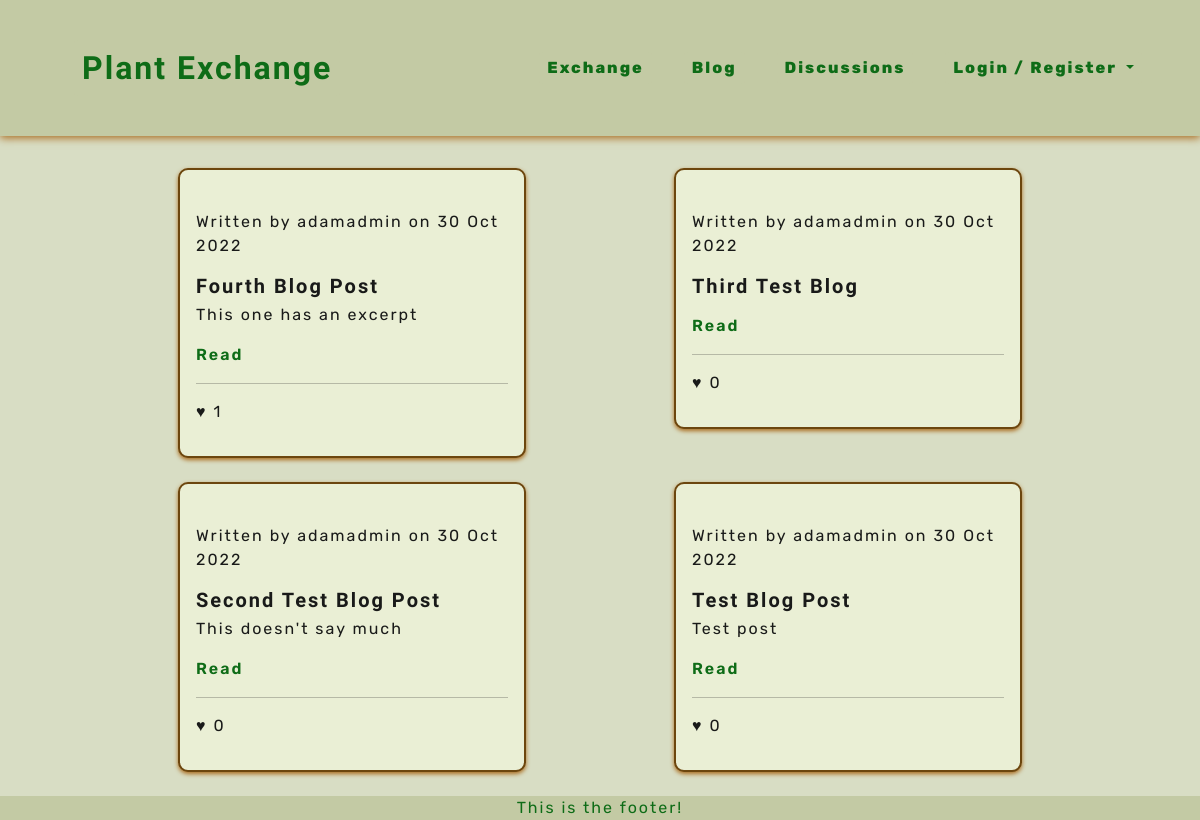
/plantblog/, run on the app's committed database.
### plantblog/models.py (models this page shows, shortened)
class BlogPost(models.Model):
    title = models.CharField(max_length=200, unique=True)
    author = models.ForeignKey(User, on_delete=models.CASCADE, related_name="blog_posts")
    content = models.TextField()
    image = CloudinaryField('image', default='placeholder')
    excerpt = models.TextField(blank=True)
    created_on = models.DateTimeField(auto_now_add=True)
    updated_on = models.DateTimeField(auto_now=True)
    status = models.IntegerField(choices=STATUS, default=0)
    likes = models.ManyToManyField(User, related_name='blog_likes', blank=True)
    class Meta:
        ordering = ['-created_on']
        get_latest_by = ['created_on']
    def number_of_likes(self):
        return self.likes.count()

### plantblog/views.py (the view)
# urls.py: path('', views.PostList.as_view(), name='blog'),
class PostList(generic.ListView):
    model = BlogPost
    queryset = BlogPost.objects.filter(status=1).order_by('-created_on')
    template_name = 'plantblog/post_list.html'
    paginate_by = 5

### profiles/contexts.py (called while the page is built)
def inbox_messages(request):
    messages = Message.objects.filter(receiver=request.user.id).filter(read=False).count()
    context = {
        'inbox_messages': messages,
    }
    return context

### plantblog/templates/plantblog/post_list.html (shortened to what this page needs)
{% extends 'base.html' %}
{% load static %}
{% block content %}
<section class="container-fluid">
    <div class="col">
        <div class="row">
            <div class="col-12 mt-3 left">
                <div class="row d-flex justify-content-evenly">
                    {% for blogpost in blogpost_list %}
                    <div class="col-md-4">
                        <div class="plant-card mb-4">
                            <div>
                                <div class="image-container">
                                        <div class="image-flash">
                                            <p class="author">Written by {{ blogpost.author }} on {{ blogpost.created_on|date:'d M Y' }}</p>
                                        </div>
                                </div>
                            </div>
                            <div>
                                <h2 class="headings headings-sm">{{ blogpost.title }}</h2>
                                <p>{{ blogpost.excerpt }}</p>
                                <a class="plnt-links" href="{% url 'plantblog:post' post_id=blogpost.id %}" class="blogpost-link">Read</a>
                                <hr>
                                <p>&hearts; {{ blogpost.number_of_likes }}</p>
                            </div>
                        </div>
                    </div>
                        {% if forloop.counter|divisibleby:2 %}
                </div>
                <div class="row d-flex justify-content-evenly">
                    {% endif %}
                    {% endfor %}
                </div>
            </div>
        </div>
</section>
{% endblock content %}

### static/css/style.css (style rules this page uses)
:root { --site-black: #191a19; --site-white: #d8ddc4; --site-whiter: #eaefd5; --site-beige: #c3caa4; --site-dark-brown: #6c460e; --site-med-brown: #996314; --site-light-brown: #aa6c1f; --site-dark-green: #0e6c17; --site-med-green: #469c36; --site-light-green: #5dc64d; }
html { height: 100%; }
body { font-family: "Rubik", sans-serif; color: var(--site-black); font-size: 1rem; letter-spacing: 2px; background-color: var(--site-white); }
.headings { font-family: 'Zen Antique Soft', serif; font-weight: 800; margin: 0.25em 0; }
.headings-sm { font-size: 1.25em; }
a { text-decoration: none; }
.plnt-links { cursor: pointer; font-weight: 600; color: var(--site-dark-green); border: none; }
.plant-card { padding: 1em; margin-bottom: 1em; border: 2px solid var(--site-dark-brown); border-radius: 10px; background-color: var(--site-whiter); box-shadow: 0 2px 4px 0 var(--site-light-brown); overflow-wrap: break-word; }

### data on the page
BlogPost: author "adamadmin", created_on "30 Oct 2022", title "Fourth Blog Post", excerpt "This one has an excerpt", number_of_likes "1"
BlogPost: author "adamadmin", created_on "30 Oct 2022", title "Third Test Blog", number_of_likes "0"
BlogPost: author "adamadmin", created_on "30 Oct 2022", title "Second Test Blog Post", excerpt "This doesn't say much", number_of_likes "0"
BlogPost: author "adamadmin", created_on "30 Oct 2022", title "Test Blog Post", excerpt "Test post", number_of_likes "0"
